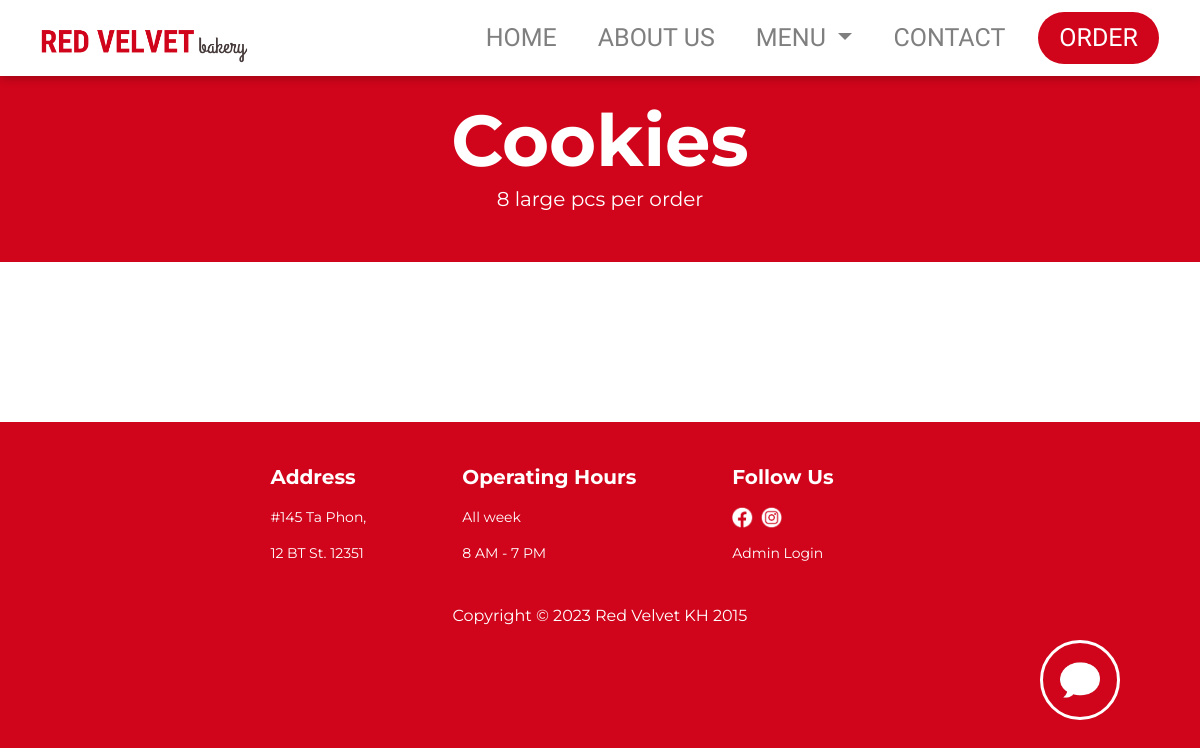
The page /src/main/menu-cookies.php on the database as committed earlier.
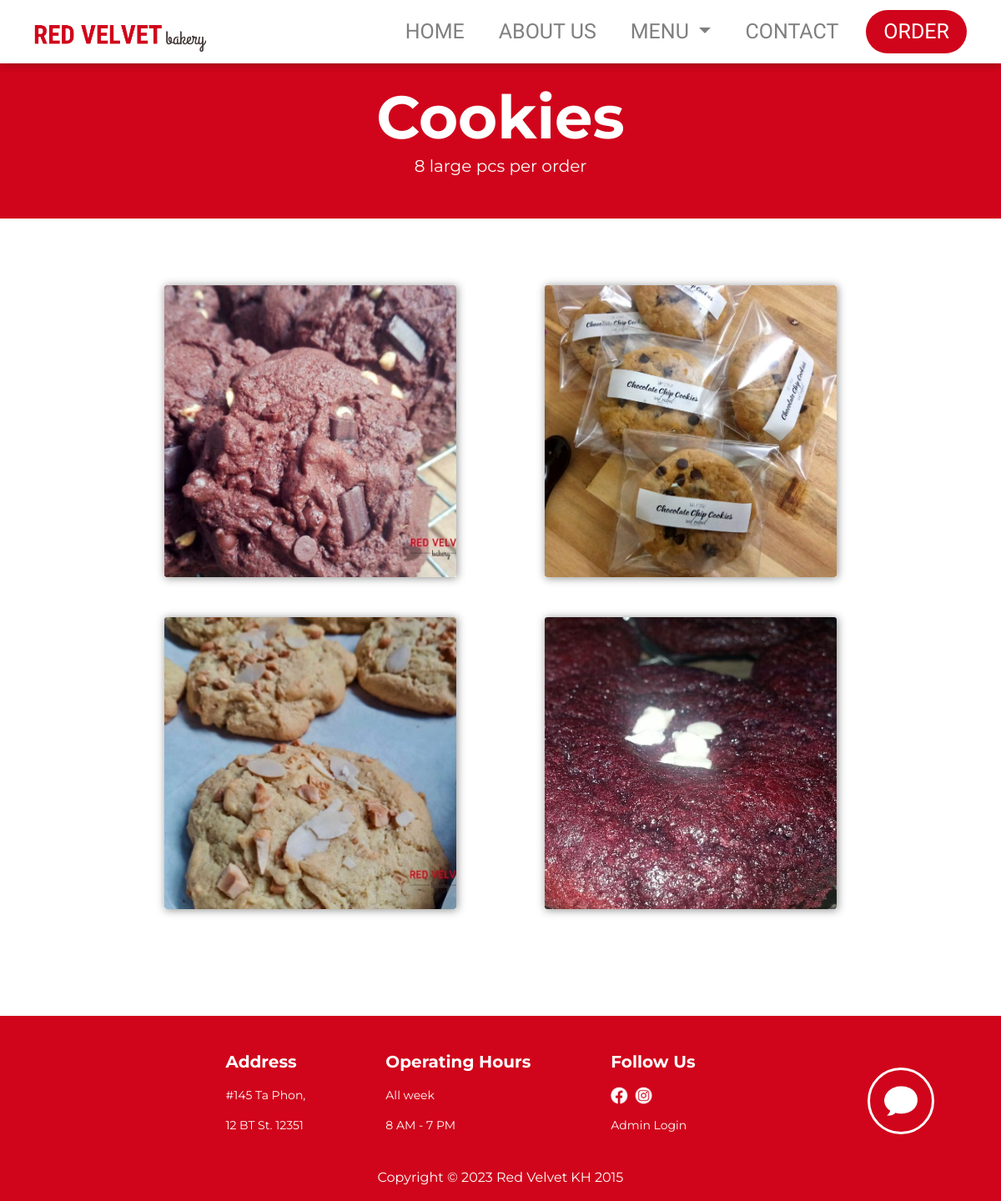
The same page on the database as committed later.
### tables this page shows
CREATE TABLE `product` (
  `prod_id` int(11) NOT NULL,
  `prod_name` varchar(50) NOT NULL,
  `prod_price` decimal(5,2) NOT NULL,
  `prod_description` varchar(500) NOT NULL,
  `prod_image` varchar(80) NOT NULL,
  `prod_image_file` varchar(255) NOT NULL,
  `bestseller` varchar(5) DEFAULT NULL,
  `cat_id` int(11) NOT NULL
);

### src/admin/classes/Database.class.php (called while the page is built)
<?php
class Database{
  protected function connect(){
    try {
      $username = "root";
      $password = "";
      $dbh = new PDO('mysql:host=localhost;dbname=redvelvet',$username,$password);
      return $dbh;
    }
    catch (PDOException $e) {
      print "Error!: " . $e->getMessage() . "<br/>";
      die();
    }
  }
}

### src/admin/classes/Product.class.php (called while the page is built, shortened)
<?php
class Product extends Database{
  protected function readCatTable($cat_name){
    $cat_id = $this->readCatId($cat_name);
    $query = 'SELECT * FROM product WHERE cat_id = ?;';
    $stmt = $this->connect()->prepare($query);
    if(!$stmt->execute(array($cat_id))){
      $stmt = null;
      header("location: ../index.php?error=stmtfailed");
      exit();
    }
    return $stmt;
  }
  private function readCatId($cat_name){
    $query = 'SELECT cat_id FROM category WHERE cat_name = ?;';
    $stmt = $this->connect()->prepare($query);
    if(!$stmt->execute(array($cat_name))){
      $stmt = null;
      header("location: ../index.php?error=stmtfailed");
      exit();
    }
    while($row = $stmt->fetch(PDO::FETCH_ASSOC)){
      return $row["cat_id"];
    }
  }
}

### src/admin/classes/ProductCon.class.php (called while the page is built, shortened)
<?php
class ProductController extends Product{
  public function getCatTable($cat_name){
    $result = $this->readCatTable($cat_name);
    return $result;
  }
}

### src/main/menu-cookies.php (the view, shortened to what this page needs)
<?php
include("../admin/classes/Database.class.php");
include("../admin/classes/Product.class.php");
include("../admin/classes/ProductCon.class.php");
$product = new ProductController();
$result = $product->getCatTable("Cookies");
?>
<!doctype html>
<html lang="en">
<?php include("head-tags.php")?>
</head>
<body>
<?php include("header.php")?>
<section class="menu-banner">
    <div>
        <h1>Cookies</h1>
    </div>
    <p>8 large pcs per order</p>
</section>
<section>
    <div class="container-fluid new-menu-lay">
        <div class="row justify-content-center">
            <div class="container">
                <div class="row justify-content-around ml-5 mr-5 pl-5 pr-5">
                    <?php
                            while($row = $result->fetch(PDO::FETCH_ASSOC)){
                                echo "
                                <div class='menu-card'>
                                    <div class='image-container'>
                                        <a href='menu-view.php?id=" . $row["prod_id"] . "'>
                                            <img class='card-img' src='../../assets/uploads/" . $row["prod_image_file"] . "'>
                                            <div class='overlay overlay--blur'>
                                                <div class='overlay-content'>";
                                                    echo "
                                                    <h2>" . $row["prod_name"] . "</h2>
                                                    <h3>$" . $row["prod_price"] . "</h3>
                                                </div>
                                            </div>
                                        </a>
                                    </div>
                                </div>
                                ";
                            }
                    ?>
                </div>
            </div>
        </div>
    </div>
</section>
</body>
<?php include('footer.php') ?>
<?php include('inquiry.php') ?>
</html>

Rows that differ between the two databases and show on the page:
added product: prod_image_file (picture)
added product: prod_image_file (picture)
added product: prod_image_file (picture)
added product: prod_image_file (picture)
